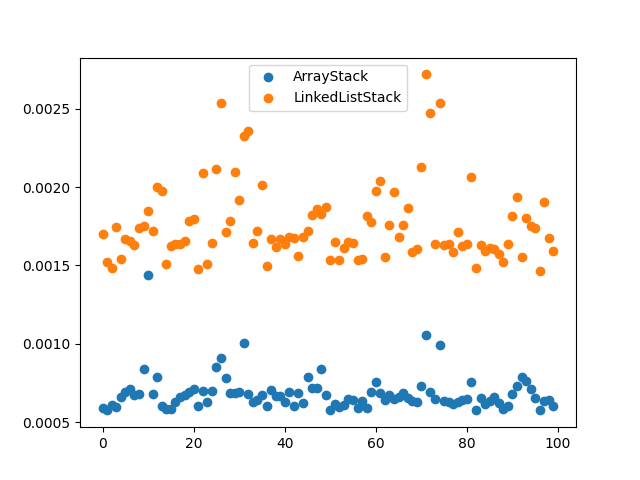

Write Python code to recreate this figure.
import random
import timeit
import matplotlib.pyplot as plt

class ArrayStack:
    def __init__(self):
        self.arr = []
    def push(self, value):
        self.arr.append(value)
    def pop(self):
        if not self.arr:
            return None
        else:
            return self.arr.pop()

class Node:
    def __init__(self, value):
        self._value = value
        self._next = None
    def getValue(self):
        return self._value
    def getNext(self):
        return self._next
    def setValue(self, value):
        self._value = value
    def setNext(self, next):
        self._next = next
    def toString(self):
        return str(self._value)
    

class LinkedListStack:
    def __init__(self):
        self._head = None
    def push(self, value):
        node = Node(value)
        node.setNext(self._head)
        self._head = node
    def pop(self):
        if self._head is None:
            return None
        else:
            value = self._head.getValue()
            self._head = self._head.getNext()
            return value
        
def testStack():
    testlist = []
    for i in range(10000):
        which = random.randint(1, 10)
        if which <= 7:
            testlist.append("push()")
        elif which > 7:
            testlist.append("pop()")
    return testlist

def testArr(arr):
    stack = ArrayStack()
    for i in range(len(arr)):
        if (arr[i] == "push()"):
            stack.push(1)
        elif (arr[i] == "pop()"):
            stack.pop()


def testList(arr):
    stack = LinkedListStack()
    for i in range(len(arr)):
        if (arr[i] == "push()"):
            stack.push(1)
        elif (arr[i] == "pop()"):
            stack.pop()
     
ArrayTimes = []
ListTimes = []
for i in range(100):
    taskArr = testStack()
    ListTimes.append(timeit.timeit(lambda: testList(taskArr), number=1))
    ArrayTimes.append(timeit.timeit(lambda: testArr(taskArr), number=1))
    

plt.scatter(range(100), ArrayTimes, label="ArrayStack")
plt.scatter(range(100), ListTimes, label="LinkedListStack")
plt.legend()
plt.show()

# The Array implementation is generally faster than the linked list implementation.
# Despite the fact that both implementations have O(1) time complexity for push and pop operations, the reason for the 
# array implementation's better performance could include a couple of factors. 
# First, the array implementation has a more efficient memory allocation, as it does not require the overhead of creating
# a new node for each element. Second, the array implementation has better cache locality, as the elements are stored
# in contiguous memory locations unlike for a linked list. This means that the array implementation does not have to go through
# the extra overhead of pointer setting, just to set/delete elements.
